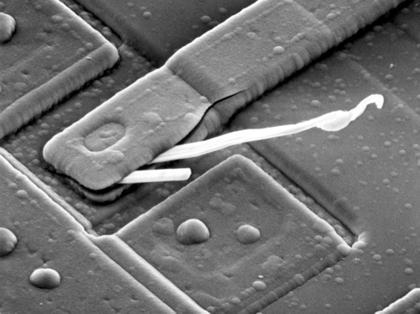
%> input picture course/图像滤波/img3.tif, 420 x 314 px, shrunk from 906 x 678 before the run
$ octave ply.m   (GNU Octave 9; MATLAB toolbox functions it lacks are replaced by stand-ins)
%> lines starting %> are read from the running program, lines starting %| are printed output that depends on the picture
clear all;
img=imread('img3.tif');
%> img is the input picture: size 314x420 uint8; min 0, max 255, mean 112.6
[r,c,k]=size(img);
%> r = 314; c = 420; k = 1
% [4 lines of commented-out code are left out]
subplot(1,2,1)
imshow(img);
%对图像进行中心变换
for i=1:r
    for j=1:c
        img_1(i,j)=realpow(-1,r+c)*img(i,j);
    end
end
%做FFT2变换
img_2=fft2(img_1);

%用滤波器函数H(u,v)乘以F(u,v)
img_temp=ones(r,c);
%w=485;

sigma=300;
for i=1:r
    for j=1:c
        % [8 lines of commented-out code are left out]
        uv=((i-r/2)^2+(j-c/20^2))
        img_temp(i,j)=exp(-uv/2/sigma^2);


    end
end
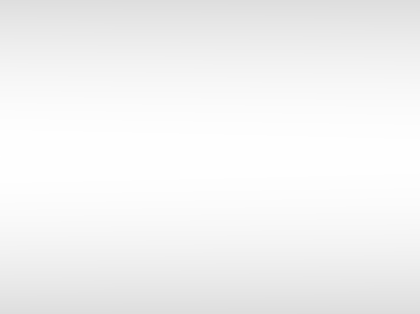
%> img_temp: size 314x420 double; min 0.87, max 1, mean 0.955
img_3=img_temp.*img_2
%计算3中的结果的反DFT
img_i=ifft2(img_3);
%取上一步的实部
img_real=real(img_i);

%取消输入图像的系数
for i=1:r
    for j=1:c
        img_real_last(i,j)=realpow(-1,r+c)*img_real(i,j);
    end
end

subplot(122)
imshow(img_real_last);
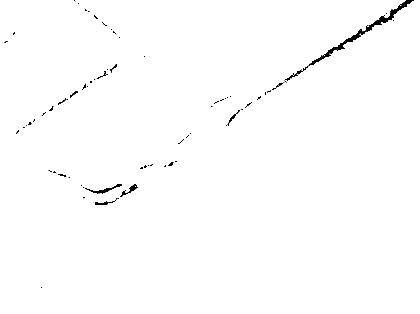
%> displayed picture: size 314x420, on the screen's scale of 0 to 255; min 0, max 255, mean 252.9

$ run again, with course/图像滤波/img2.tif copied over course/图像滤波/img3.tif
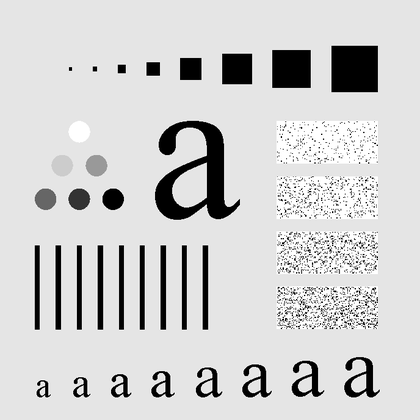
%> input picture course/图像滤波/img2.tif, 420 x 420 px, shrunk from 688 x 688 before the run
%> img is the input picture: size 420x420 uint8; min 0, max 255, mean 207.2
%> after the loop `for i=1:r`:
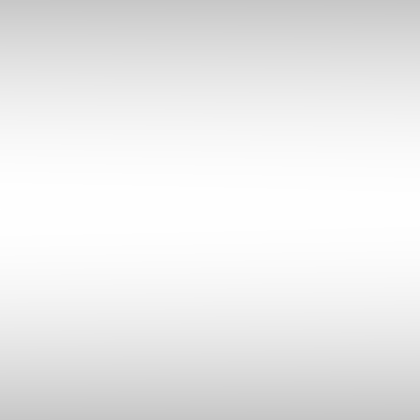
%> img_temp: size 420x420 double; min 0.781, max 1, mean 0.923
%> `imshow(img_real_last);`:
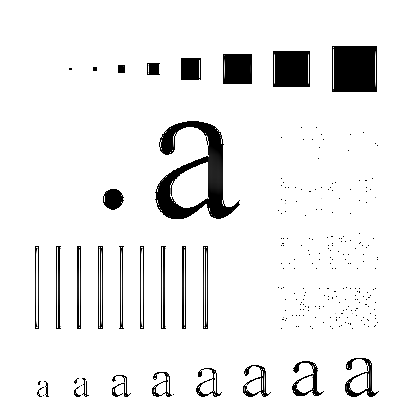
%> displayed picture: size 420x420, on the screen's scale of 0 to 255; min 0, max 255, mean 237.6
